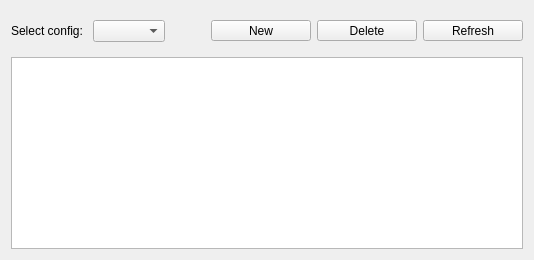
          <widget class="QWidget" name="tab_snapperNew">
           <attribute name="title">
            <string>New/Delete</string>
           </attribute>
           <layout class="QVBoxLayout" name="verticalLayout_4">
            <item>
             <widget class="QFrame" name="frame_7">
              <property name="sizePolicy">
               <sizepolicy hsizetype="Preferred" vsizetype="Minimum">
                <horstretch>0</horstretch>
                <verstretch>0</verstretch>
               </sizepolicy>
              </property>
              <layout class="QHBoxLayout" name="horizontalLayout_2">
               <property name="leftMargin">
                <number>0</number>
               </property>
               <property name="rightMargin">
                <number>0</number>
               </property>
               <item>
                <widget class="QLabel" name="label_snapperSelect">
                 <property name="text">
                  <string>Select config: </string>
                 </property>
                </widget>
               </item>
               <item>
                <widget class="QComboBox" name="comboBox_snapperConfigs">
                 <property name="sizeAdjustPolicy">
                  <enum>QComboBox::AdjustToContents</enum>
                 </property>
                </widget>
               </item>
               <item>
                <spacer name="horizontalSpacer_8">
                 <property name="orientation">
                  <enum>Qt::Horizontal</enum>
                 </property>
                 <property name="sizeHint" stdset="0">
                  <size>
                   <width>40</width>
                   <height>20</height>
                  </size>
                 </property>
                </spacer>
               </item>
               <item>
                <widget class="QToolButton" name="pushButton_snapperCreate">
                 <property name="minimumSize">
                  <size>
                   <width>100</width>
                   <height>0</height>
                  </size>
                 </property>
                 <property name="text">
                  <string>New</string>
                 </property>
                 <property name="icon">
                  <iconset resource="../../icons/icons.qrc">
                   <normaloff>:/icons/plus.png</normaloff>:/icons/plus.png</iconset>
                 </property>
                 <property name="toolButtonStyle">
                  <enum>Qt::ToolButtonTextUnderIcon</enum>
                 </property>
                </widget>
               </item>
               <item>
                <widget class="QToolButton" name="pushButton_snapperDelete">
                 <property name="minimumSize">
                  <size>
                   <width>100</width>
                   <height>0</height>
                  </size>
                 </property>
                 <property name="text">
                  <string>Delete</string>
                 </property>
                 <property name="icon">
                  <iconset resource="../../icons/icons.qrc">
                   <normaloff>:/icons/minus.png</normaloff>:/icons/minus.png</iconset>
                 </property>
                 <property name="toolButtonStyle">
                  <enum>Qt::ToolButtonTextUnderIcon</enum>
                 </property>
                </widget>
               </item>
               <item>
                <widget class="QToolButton" name="toolButton_snapperNewRefresh">
                 <property name="sizePolicy">
                  <sizepolicy hsizetype="Preferred" vsizetype="Fixed">
                   <horstretch>0</horstretch>
                   <verstretch>0</verstretch>
                  </sizepolicy>
                 </property>
                 <property name="minimumSize">
                  <size>
                   <width>100</width>
                   <height>0</height>
                  </size>
                 </property>
                 <property name="text">
                  <string>Refresh</string>
                 </property>
                 <property name="icon">
                  <iconset resource="../../icons/icons.qrc">
                   <normaloff>:/icons/reload.png</normaloff>:/icons/reload.png</iconset>
                 </property>
                 <property name="toolButtonStyle">
                  <enum>Qt::ToolButtonTextUnderIcon</enum>
                 </property>
                </widget>
               </item>
              </layout>
             </widget>
            </item>
            <item>
             <widget class="QTableWidget" name="tableWidget_snapperNew">
              <property name="editTriggers">
               <set>QAbstractItemView::NoEditTriggers</set>
              </property>
              <property name="selectionBehavior">
               <enum>QAbstractItemView::SelectRows</enum>
              </property>
              <attribute name="horizontalHeaderCascadingSectionResizes">
               <bool>true</bool>
              </attribute>
              <attribute name="horizontalHeaderStretchLastSection">
               <bool>true</bool>
              </attribute>
              <attribute name="verticalHeaderVisible">
               <bool>false</bool>
              </attribute>
             </widget>
            </item>
           </layout>
          </widget>
